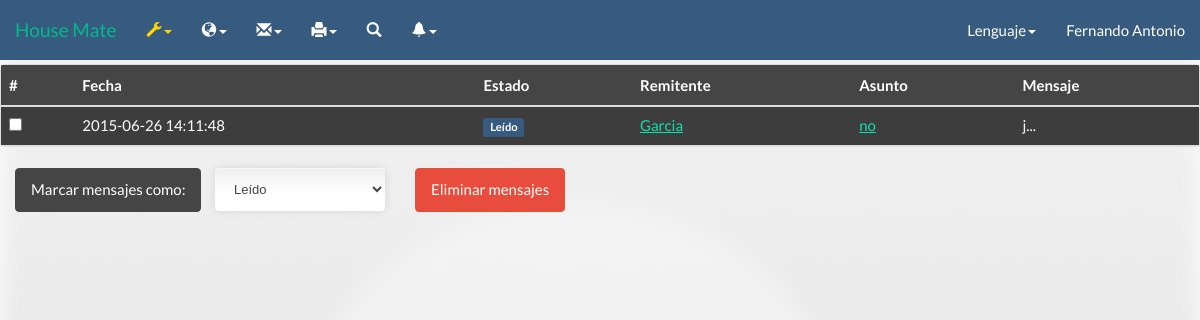
/HouseMate2_2/recibidos.php (signed in), run on the app's committed database.
### tables this page shows
CREATE TABLE IF NOT EXISTS `tbusuario` (
  `idUsuario` varchar(5) NOT NULL DEFAULT '',
  `nombre` varchar(20) DEFAULT NULL,
  `apellido` varchar(20) DEFAULT NULL,
  `fechanac` date NOT NULL,
  `correo` varchar(50) DEFAULT NULL,
  `usuario` varchar(20) DEFAULT NULL,
  `contra` varchar(20) DEFAULT NULL,
  `tipo` int(1) DEFAULT NULL,
  `image` varchar(50) DEFAULT NULL
);

CREATE TABLE IF NOT EXISTS `mensaje` (
`idmensaje` int(5) NOT NULL,
  `remitente` varchar(5) NOT NULL,
  `destinatario` varchar(5) NOT NULL,
  `asunto` varchar(25) NOT NULL,
  `mensaje` varchar(260) NOT NULL,
  `fecha` datetime NOT NULL,
  `estado` char(1) NOT NULL,
  `estado2` char(1) NOT NULL
);

### HouseMate2_2/Call/Lenguaje/Idiomas/langes.php (called while the page is built, shortened)
<?php
$lang = array();
$lang['peritada'] = "Peritada";
$lang['denor'] = "Resultado :";
$lang['Constr'] ="Construcción";
$lang['lot'] = "Terreno";
$lang['lotvalue'] = "Valor de terreno";
$lang['builvalue'] = "Valor construcción";
$lang['VU'] = "Valor unitario";
$lang['FE'] = "Estado de conservación";
$lang['FD'] = "Factor depreciación";
$lang['VNR'] = "Valor neto";
$lang['VNR'] = "Valor neto nuevo";
$lang['FFU'] = "Factor funcionalidad";
$lang['VUR'] = "Vida útil remanente";
$lang['ValuoR'] = "Valuar inmueble";
$lang['Valuo'] = "Valuar";
$lang['agev'] = "Vida útil";
$lang['ages'] = "Age";
$lang['age'] = "Edad de construcción";
$lang['NoTa'] = "Tags normales";
$lang['NoTa2'] = "Tags extras";
$lang['are'] = "Área";
$lang['area1'] = "Área de terreno";
$lang['area2'] = "Área construcción";
$lang['esta1'] = "Nuevo";
$lang['esta2'] = "Bueno";
$lang['esta3'] = "Medio";
$lang['esta4'] = "Regular";
$lang['esta5'] = "Reparaciones sencillas";
$lang['esta6'] = "Reparaciones medias";
$lang['esta7'] = "Reparaciones importantes";
$lang['esta8'] = "Reparaciones cruciales";
$lang['esta9'] = "En desecho";
$lang['esta10'] = "Inrreversible";
$lang['ME'] = "Modifciar empresa";
$lang['Titulo'] = "Título";
$lang['TY'] = "No puedes repetir un título";
$lang['Request'] = "Solicitar";
$lang['Start'] = "Inicio";
$lang['Anuncios'] = "Anuncio";
$lang['UpgradeM'] = "Mejorar";
$lang['accept'] = "Aceptar";
$lang['No'] = "Rechazar";
$lang['mensaje'] = "Mensaje";
$lang['YTE'] = "Ya tiene una empresa";
$lang['TE'] = "Tiene una empresa";
$lang['Need'] = "No tengo cuenta";
$lang['Page_title'] = 'House Mate';
$lang['Cuenta'] = 'Registrarse';
$lang['Acerca'] = 'Acerca de';
$lang['Config'] = 'Configuración';
$lang['Informacion'] = 'Información';
$lang['Solicitud'] = "Solicitud";
$lang['Status'] = "Estado";
$lang['aprovado'] = "Aprovado";
$lang['naprovado'] = "No aprovado";
$lang['compose'] = "Enviar";
$lang['nocuentaop'] = "Para poder acceder a estas funciones debes mejorar tu cuenta";
$lang['Aqui'] = "Aqui!!";
$lang['new-empresa'] = " esta interesado en ti";
?>

### HouseMate2_2/recibidos.php (the view, shortened to what this page needs)
<!DOCTYPE HTML>
<html>
<head>
    <link href='css/bootstrap.min.css' rel='stylesheet'/>
	<link href='css/appeal.css' rel='stylesheet'/>
    <link href='css/bootstrap.min.css' rel='stylesheet'/>
	<link href='css/intro.css' rel='stylesheet'/>
	<link href="css/bootstrap-table.css" rel="stylesheet">
</head>
<body>
<?php
	switch($_SESSION['tip'])
	{
		case 1:
		include("Header/barranav2.php");
		break;
	}
?>
<?php
$usuario = $_SESSION['id'];
$consulta = "SELECT * FROM mensaje WHERE destinatario = '$usuario' AND estado2 = '1' ORDER BY fecha DESC";
$cs = mysql_query($consulta);
?>
<form action="recibidos.php" method="POST">
        <table data-toggle='table' id='here' class='table table-striped table-hover negro'>
          <thead>
            <tr>
                <th>#</th>
                <th><?php echo $lang['fecha'];?></th>
                <th><?php echo $lang['msj-estado'];?></th>
                <th><?php echo $lang['remi'];?></th>
                <th><?php echo $lang['asunto'];?></th>
                <th><?php echo $lang['msj'];?></th>
            </tr>
          </thead>
            <tbody>
            <?php
                while($row = mysql_fetch_array($cs)){
                    $desc = mysql_query("SELECT usuario FROM tbusuario WHERE idUsuario ='".$row['remitente']."'");
                    while($row2 = mysql_fetch_array($desc)){
                    echo "<tr>
                        <td><input name= 'check[]' value='".$row['idmensaje']."' type='checkbox''></td>
                        <td>".$row['fecha']."</td>
                        <td>";
                        if($row['estado']=="2"){
                        echo "<span class='label label-primary'>".$lang['leido']."</span>";
                        }
                        else
                        {
                            echo "<span class='label label-danger'>".$lang['pendiente']."</span>";
                        }
                    echo"</td>
                        <td><a href='perfil.php?usuario=".$row2['usuario']."'>".$row2['usuario']."</a></td>
                        <td><a href='mensaje.php?idmensaje=".$row['idmensaje']."'>".$row['asunto']."</a></td>
                        <td>".substr($row['mensaje'],0,50)."...</td>
                    </tr>";
                    }
                }
            ?>
            </tbody>
        </table>
	<br>
	<div class="row row-centered">
		<div class="col col-sm-2">
			<button name="marcar" type="submit" class="btn btn-default boxleft" value="1"><?php echo $lang['marcar'];?></button>
		</div>
		<div class="col col-sm-2">
			<select class="form-control" name="estado">
				<option value="2"><?php echo $lang['leido'];?></option>
			</select>
		</div>
		<div class="col col-sm-1">
			<button name="eliminar" type="submit" class="btn btn-danger boxleft" value="2"><?php echo $lang['msj-elim'];?></button>
		</div>
	</div>
</form>
</body>
</html>

### HouseMate2_2/css/intro.css (style rules this page uses)
.negro { background-color: #464545; }

### data on the page
mensaje: fecha "2015-06-26 14:11:48", asunto "no", mensaje "j"
tbusuario: usuario "Garcia"

### other printed values
$lang['Idioma'] "Lenguaje"
$_SESSION['user'] "Fernando Antonio"
$lang['fecha'] "Fecha"
$lang['msj-estado'] "Estado"
$lang['remi'] "Remitente"
$lang['asunto'] "Asunto"
$lang['msj'] "Mensaje"
$lang['marcar'] "Marcar mensajes como:"
$lang['msj-elim'] "Eliminar mensajes"
form field estado "Leído"
